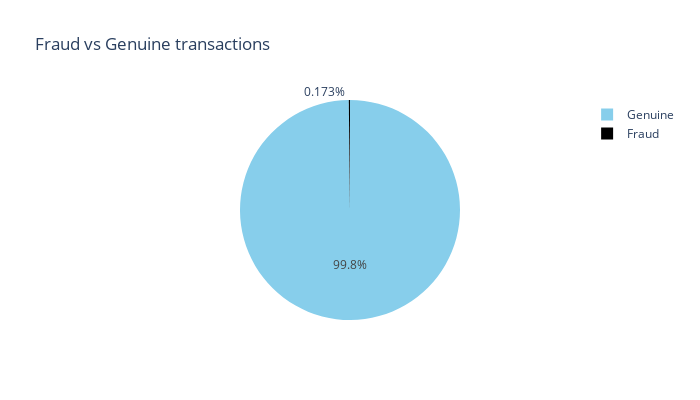

The code cell stored with this chart in its notebook:
### Markdown cell above
#### ***Visualization of Class Distribution***

### Code cell
labels=["Genuine","Fraud"]

fraud_or_not = df["Class"].value_counts().tolist()
values = [fraud_or_not[0], fraud_or_not[1]]

fig = px.pie(values=df['Class'].value_counts(), names=labels , width=700, height=400, color_discrete_sequence=["skyblue","black"]
             ,title="Fraud vs Genuine transactions")
fig.show()

### Figure 1 — Plotly figure (JSON) as saved in the notebook; plotly's stock layout.template omitted (floating-point values rounded to 4 significant figures)
{"data": [{"domain": {"x": [0, 1], "y": [0, 1]}, "hovertemplate": "label=%{label}<br>value=%{value}<extra></extra>", "labels": ["Genuine", "Fraud"], "legendgroup": "", "name": "", "showlegend": true, "type": "pie", "values": [284315, 492]}], "layout": {"height": 400, "legend": {"tracegroupgap": 0}, "piecolorway": ["skyblue", "black"], "title": {"text": "Fraud vs Genuine transactions"}, "width": 700}}
